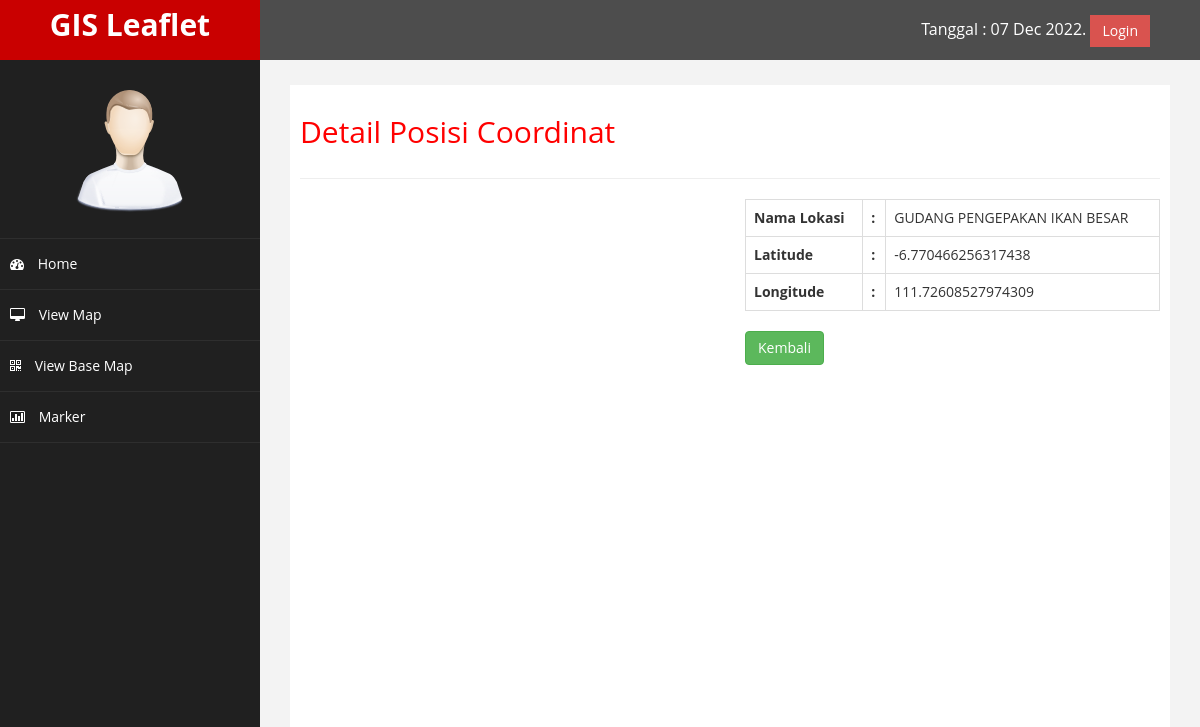
The app's page /lokasi/detail/7 with its own data.
### tables this page shows
CREATE TABLE `tbl_lokasi` (
  `id_lokasi` int(11) NOT NULL,
  `nama_lokasi` varchar(255) DEFAULT NULL,
  `latitude` varchar(255) DEFAULT NULL,
  `longitude` varchar(255) DEFAULT NULL,
  `gambar` varchar(255) DEFAULT NULL
);

### application/controllers/Lokasi.php (called while the page is built, shortened)
<?php
class Lokasi extends CI_Controller {
	public function __construct()
	  {
		$this->load->model('m_lokasi');
	  }
	public function detail($id_lokasi)
	{
		$data = array(
            'judul' => 'Detail Posisi Coordinat',
            'page' => 'lokasi/v_detail_lokasi',
			'lokasi' => $this->m_lokasi->detail($id_lokasi),
        );
		$this->load->view('v_template', $data, false);
	}
}

### index.php (called while the page is built, shortened)
<?php
require_once BASEPATH.'core/CodeIgniter.php';

### application/models/M_lokasi.php (called while the page is built, shortened)
<?php
class M_lokasi extends CI_Model {
	public function detail($id_lokasi)
	{
		$this->db->select('*');
		$this->db->from('tbl_lokasi');
		$this->db->where('id_lokasi', $id_lokasi);
		return $this->db->get()->row();
	}
}

### application/views/lokasi/v_detail_lokasi.php (the view, shortened to what this page needs)
<div class="row">
    <div class="col-sm-6">
    <div id="map" style="width: 100%; height: 500px;"></div>
</div>
<div class="col-sm-6">
    <table class="table table-bordered">
        <tr>
            <th>Nama Lokasi </th>
                <th>:</th>
                <td><?= $lokasi->nama_lokasi ?></td>
             </tr>
             <tr>
            <th>Latitude</th>
                <th>:</th>
                <td><?= $lokasi->latitude ?></td>
             </tr>
             <tr>
            <th>Longitude </th>
                <th>:</th>
                <td><?= $lokasi->longitude ?></td>
             </tr>
    </table>
    <a class="btn btn-success" href="<?= base_url('lokasi/index') ?>">Kembali</a>
</div>
</div>

### binary-admin/assets/css/custom.css (style rules this page uses)
body { font-family: 'Open Sans', sans-serif; }

### records on screen
tbl_lokasi: nama_lokasi "GUDANG PENGEPAKAN IKAN BESAR", latitude "-6.770466256317438", longitude "111.72608527974309"

### other values on screen
$judul "Detail Posisi Coordinat"
